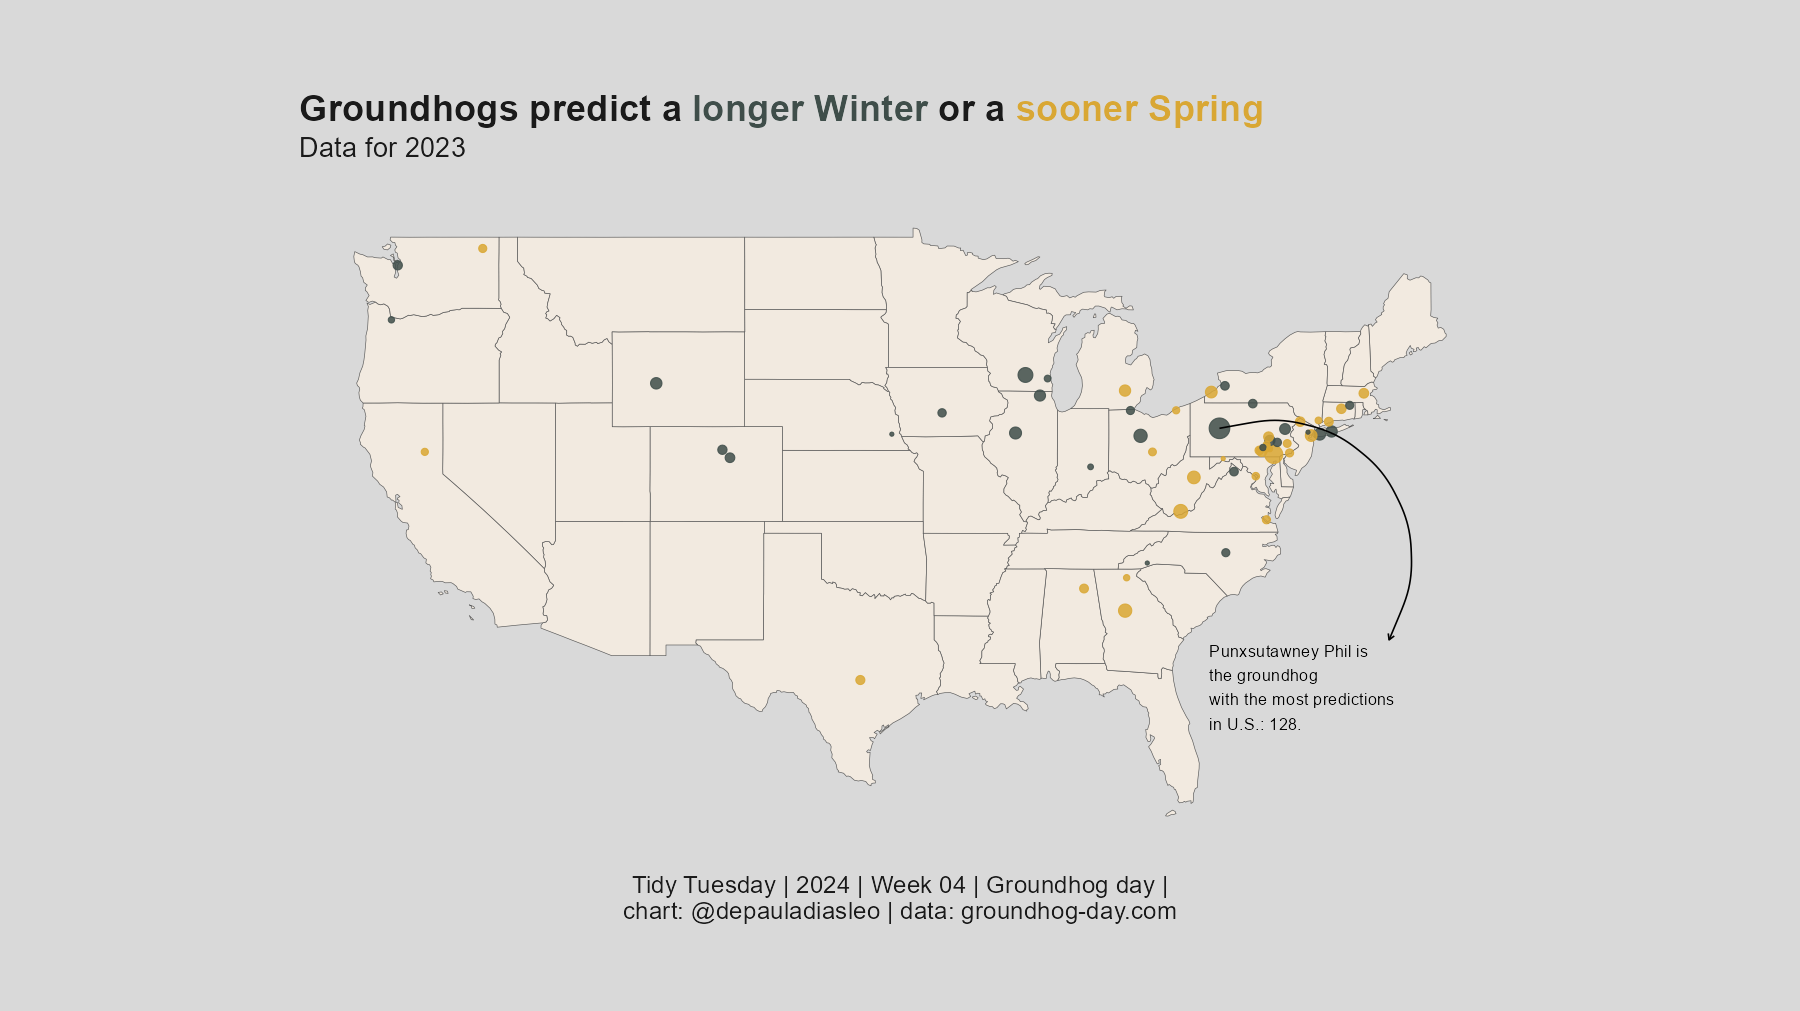

This chart was generated by the following R code:
# Título:
# Script por:
# Última atualização:


# Descrição:


# Preparação -------------------------------------------------------------------



## Bibliotecas -----------------------------------------------------------------


library(tidytuesdayR)
library(tidyverse)
library(sf)
library(spData)
library(ggtext)


# Importação de dados ----------------------------------------------------------


tuesdata <- tidytuesdayR::tt_load(2024, week = 5)


df_groundhog <- tuesdata$groundhogs |> 
  select(id, name, latitude, longitude, predictions_count, country)


df_predictions <- tuesdata$predictions |> 
  select(id, year, shadow) |> 
  na.omit()

us <- us_states


# Faxina de dados --------------------------------------------------------------


df_map <- 
  left_join(df_predictions, df_groundhog) |> 
  filter(year == 2023,
         country == "USA")


# Visualização -----------------------------------------------------------------


## Texto -----------------------------------------------------------------------


títulos <- list(título = "Groundhogs predict a <span style='color:#3F4E4A'>longer Winter</span> or a <span style='color:#D9A734'>sooner Spring</span>",
                subtítulo = "Data for 2023",
                legenda = "Tidy Tuesday | 2024 | Week 04 | Groundhog day |\nchart: @depauladiasleo | data: groundhog-day.com")



## Paleta de cores -------------------------------------------------------------


col1 <- "#D9A734" #f6bd60

col2 <- "#f28482"

col3 <-  "#3F4E4A" #84a59d

col4 <-  "#f5cac3"

col5 <-  "#FCEDC2"

title_col <- "gray10"

text_col <- "gray35"


pal <- c(col1, col3)


## Fontes ----------------------------------------------------------------------



## Gráfico ---------------------------------------------------------------------


df_map |> 
  ggplot() +
  geom_sf(data = us, 
          color = text_col, 
          fill = bg_col, 
          alpha = 0.85) +
  geom_point(aes(x = longitude,
                 y = latitude,
                 color = shadow,
                 size = predictions_count
                 ),
             alpha = 0.85) +
  scale_color_manual(values = pal) +
  theme_void() +
  theme(plot.background = element_rect(fill = "gray85",
                                       color = "gray85"),
        plot.margin = margin(2, 2, 2, 2, "cm"),
        plot.title = element_markdown(size = 24,
                                  color = title_col,
                                  face = "bold"),
        plot.subtitle = element_markdown(size = 18,
                                     color = title_col,
                                     margin = margin(6, 0, 24, 0, "pt")),
        plot.title.position = "plot",
        plot.caption = element_text(size = 16,
                                    color = title_col,
                                    hjust = 0.5,
                                    margin = margin(20, 0, 0, 0, "pt")),
        plot.caption.position = "plot",
        legend.position = "none"
        ) +
  coord_sf() +
  labs(title = títulos$título,
       subtitle = títulos$subtítulo,
       caption = títulos$legenda) +
  annotate("curve", x = -78.96225, xend = -70, 
           y = 40.93120, yend = 32,
           curvature = -0.75,
           arrow = arrow(length = unit(0.15, 'cm'))) +
  annotate("text", x = -79.5, y = 30, hjust = 0,
           label = "Punxsutawney Phil is\nthe groundhog\nwith the most predictions\nin U.S.: 128.")




# Exportação -------------------------------------------------------------------


ggview::ggview(width = 1800,
               height = 1012.5,
               units = "px",
               dpi = 110)


ggsave("Week_05_Groundhog.png",
       width = 1800,
       height = 1012,
       units = "px",
       dpi = 110)
